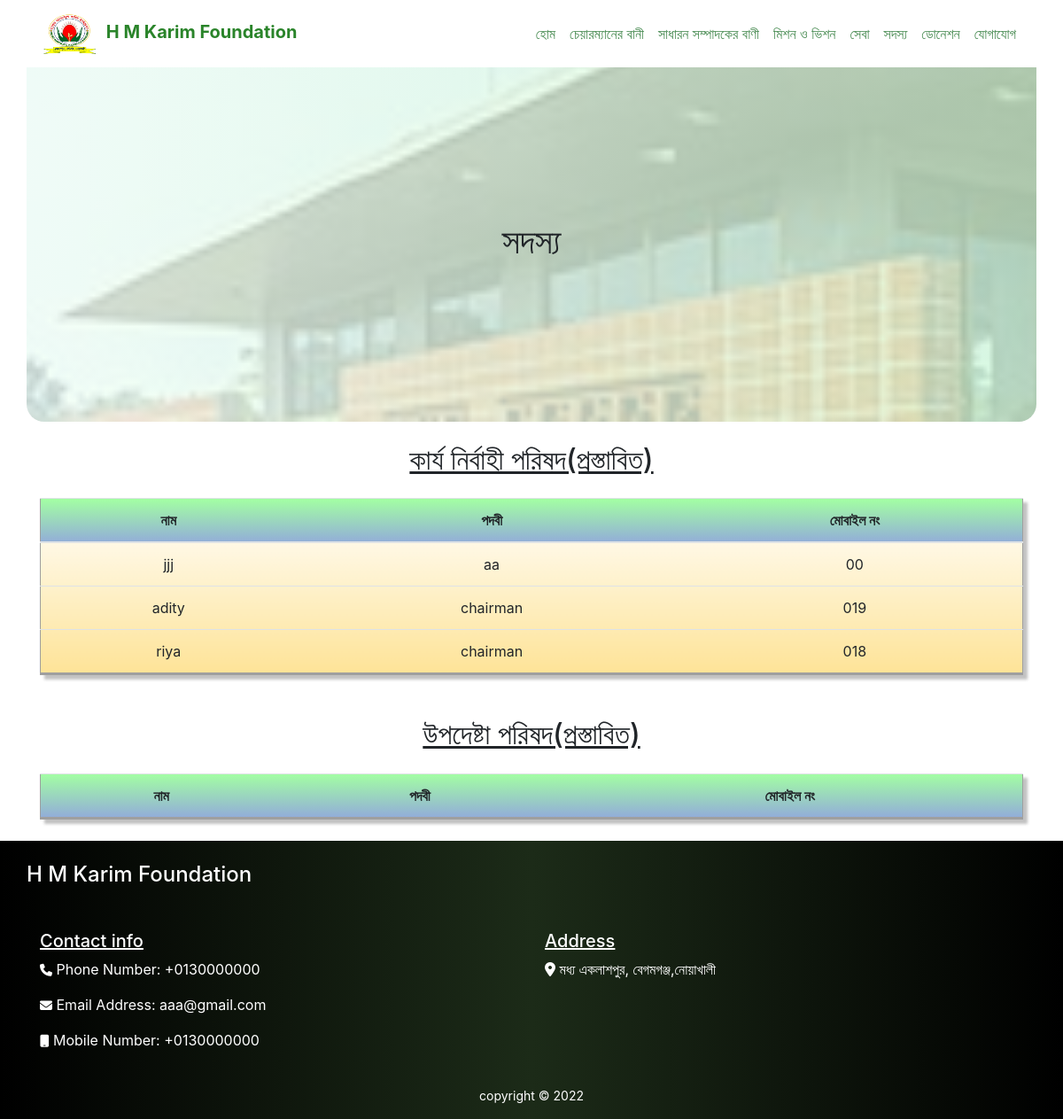
The app's page /allMember, older data.
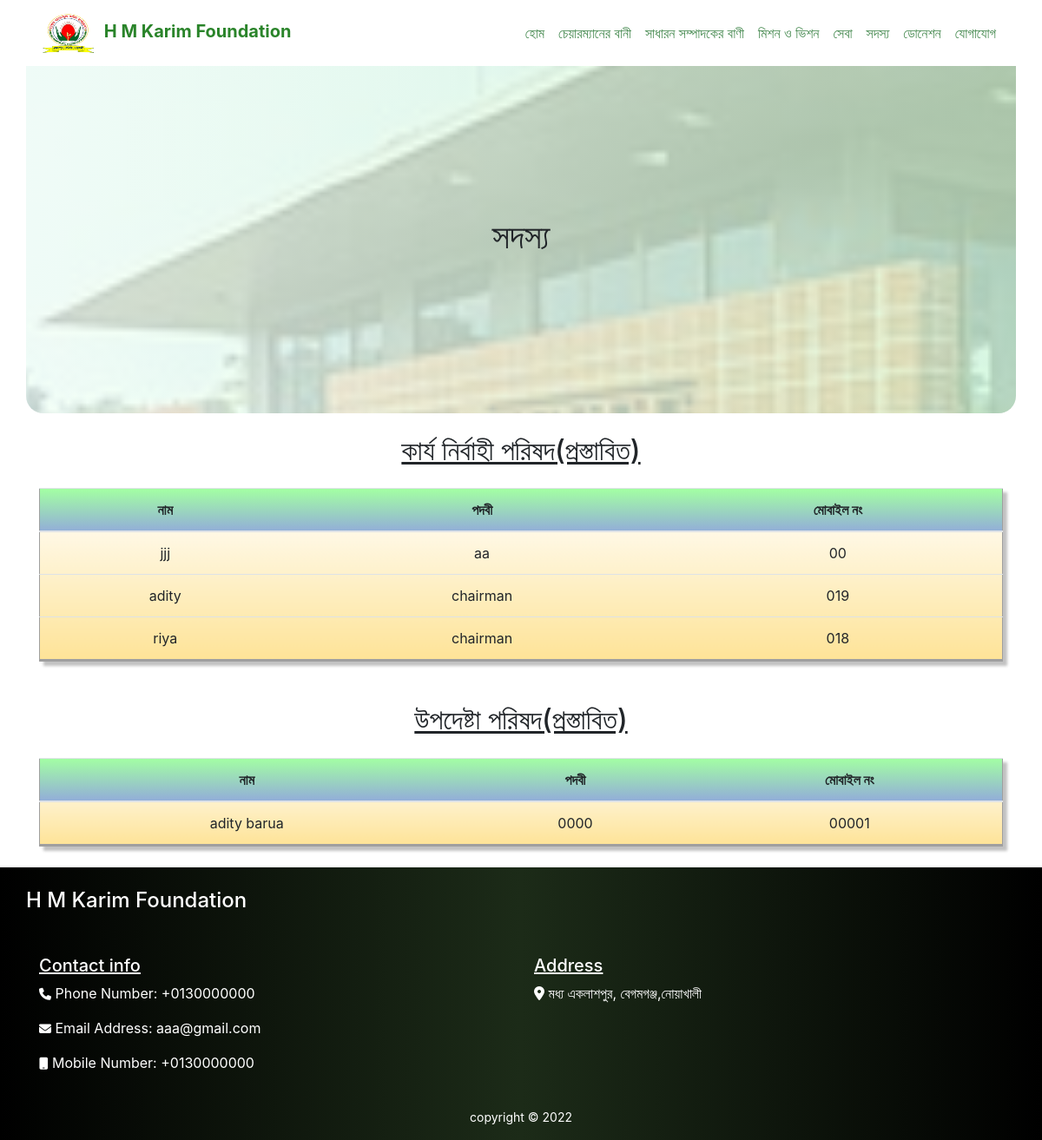
The same page, newer data.
### HM_FoundationApp/models.py (models this page shows, shortened)
class Executive_Counsil(models.Model):
    ec_name = models.CharField(max_length=264)
    ec_post = models.CharField(max_length=264,null=True)
    ec_number = models.CharField(max_length=264,null=True)

class Adviser_Counsil(models.Model):
    ac_name = models.CharField(max_length=264)
    ac_post = models.CharField(max_length=264,null=True)
    ac_number = models.CharField(max_length=264,null=True)

### HM_FoundationApp/views.py (the view)
# urls.py: path("allMember",views.allmember,name='allmember'),
def allmember(request):
    ecData = Executive_Counsil.objects.all()
    acData = Adviser_Counsil.objects.all()
    data={
        'ecData':ecData,
        'acData':acData
    }
    return render(request,'AllMember.html',data)

### templates/AllMember.html (shortened to what this page needs)
{% include "header.html" %}
{% load static %}
    <div id="member">
        <div class="container member">
            <div class="row">
                <div class="col-sm-12">
                    <h1 class="text-center">সদস্য</h1>
                </div>
            </div>
        </div>
        <div class="container">
            <div class="row">
                <div class="col-sm-12">
                    <h2 class="text-center my-4"><u>কার্য নির্বাহী পরিষদ(প্রস্তাবিত)</u></h2>
                    <table class="table table-reponsive table-hover table-one text-center my-4">
                        <thead>
                          <tr>
                            <th>নাম</th>
                            <th>পদবী</th>
                            <th>মোবাইল নং</th>
                          </tr>
                        </thead>
                        <tbody>
                          {% for n in ecData %}
                          <tr>
                            <td>{{n.ec_name}}</td>
                            <td>{{n.ec_post}}</td>
                            <td>{{n.ec_number}}</td>
                          </tr>
                          {% endfor %}
                        </tbody>
                      </table>
                </div>
            </div>
        </div>
        <div class="container">
            <div class="row">
                <div class="col-sm-12">
                    <h2 class="text-center my-4"><u>উপদেষ্টা পরিষদ(প্রস্তাবিত)</u></h2>
                    <table class="table table-one table-hover text-center my-4">
                        <thead>
                          <tr>
                            <th>নাম</th>
                            <th>পদবী</th>
                            <th>মোবাইল নং</th>
                          </tr>
                        </thead>
                        <tbody>
                          {% for n in acData %}
                          <tr>
                            <td>{{n.ac_name}}</td>
                            <td>{{n.ac_post}}</td>
                            <td>{{n.ac_number}}</td>
                          </tr>
                          {% endfor %}
                        </tbody>
                      </table>
                </div>
            </div>
        </div>
    </div>
    {% include "footer.html" %}

Row changes from the older to the newer data that the page shows:
added Adviser_Counsil: ac_name "adity barua", ac_post "0000", ac_number "00001"
